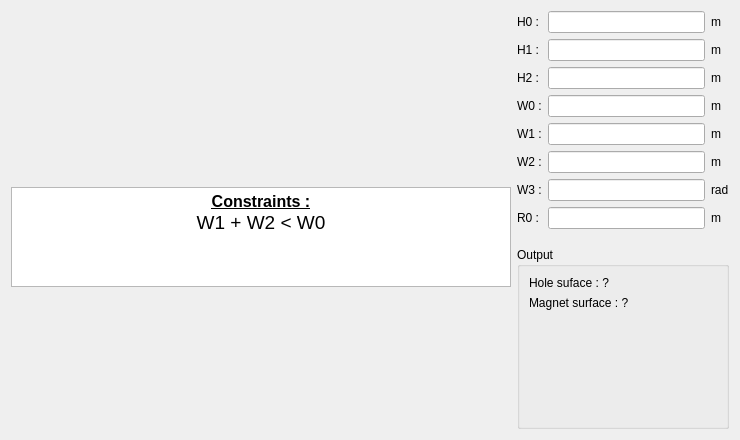
<?xml version="1.0" encoding="UTF-8"?>
<ui version="4.0">
 <class>PHoleM58</class>
 <widget class="QWidget" name="PHoleM58">
  <property name="geometry">
   <rect>
    <x>0</x>
    <y>0</y>
    <width>740</width>
    <height>440</height>
   </rect>
  </property>
  <property name="minimumSize">
   <size>
    <width>740</width>
    <height>440</height>
   </size>
  </property>
  <property name="maximumSize">
   <size>
    <width>16777215</width>
    <height>16777215</height>
   </size>
  </property>
  <property name="windowTitle">
   <string>Form</string>
  </property>
  <layout class="QHBoxLayout" name="horizontalLayout">
   <item>
    <layout class="QVBoxLayout" name="verticalLayout_3">
     <item>
      <widget class="QLabel" name="img_slot">
       <property name="sizePolicy">
        <sizepolicy hsizetype="Fixed" vsizetype="Fixed">
         <horstretch>0</horstretch>
         <verstretch>0</verstretch>
        </sizepolicy>
       </property>
       <property name="minimumSize">
        <size>
         <width>500</width>
         <height>170</height>
        </size>
       </property>
       <property name="maximumSize">
        <size>
         <width>500</width>
         <height>170</height>
        </size>
       </property>
       <property name="text">
        <string/>
       </property>
       <property name="pixmap">
        <pixmap resource="../../../../Resources/pyleecan.qrc">:/images/images/MachineSetup/WSlot/Slot_58.PNG</pixmap>
       </property>
       <property name="scaledContents">
        <bool>true</bool>
       </property>
      </widget>
     </item>
     <item>
      <widget class="QTextEdit" name="txt_constraint">
       <property name="sizePolicy">
        <sizepolicy hsizetype="Preferred" vsizetype="Fixed">
         <horstretch>0</horstretch>
         <verstretch>0</verstretch>
        </sizepolicy>
       </property>
       <property name="minimumSize">
        <size>
         <width>200</width>
         <height>0</height>
        </size>
       </property>
       <property name="maximumSize">
        <size>
         <width>16777215</width>
         <height>100</height>
        </size>
       </property>
       <property name="verticalScrollBarPolicy">
        <enum>Qt::ScrollBarAlwaysOff</enum>
       </property>
       <property name="html">
        <string>&lt;!DOCTYPE HTML PUBLIC &quot;-//W3C//DTD HTML 4.0//EN&quot; &quot;http://www.w3.org/TR/REC-html40/strict.dtd&quot;&gt;
&lt;html&gt;&lt;head&gt;&lt;meta name=&quot;qrichtext&quot; content=&quot;1&quot; /&gt;&lt;style type=&quot;text/css&quot;&gt;
p, li { white-space: pre-wrap; }
&lt;/style&gt;&lt;/head&gt;&lt;body style=&quot; font-family:'MS Shell Dlg 2'; font-size:8.25pt; font-weight:400; font-style:normal;&quot;&gt;
&lt;p align=&quot;center&quot; style=&quot; margin-top:0px; margin-bottom:0px; margin-left:0px; margin-right:0px; -qt-block-indent:0; text-indent:0px;&quot;&gt;&lt;span style=&quot; font-size:12pt; font-weight:600; text-decoration: underline;&quot;&gt;Constraints :&lt;/span&gt;&lt;/p&gt;
&lt;p align=&quot;center&quot; style=&quot; margin-top:0px; margin-bottom:0px; margin-left:0px; margin-right:0px; -qt-block-indent:0; text-indent:0px;&quot;&gt;&lt;span style=&quot; font-size:14pt;&quot;&gt;W1 + W2 &amp;lt; W0&lt;/span&gt;&lt;/p&gt;&lt;/body&gt;&lt;/html&gt;</string>
       </property>
       <property name="textInteractionFlags">
        <set>Qt::TextSelectableByKeyboard|Qt::TextSelectableByMouse</set>
       </property>
      </widget>
     </item>
     <item>
      <spacer name="verticalSpacer_2">
       <property name="orientation">
        <enum>Qt::Vertical</enum>
       </property>
       <property name="sizeHint" stdset="0">
        <size>
         <width>20</width>
         <height>40</height>
        </size>
       </property>
      </spacer>
     </item>
    </layout>
   </item>
   <item>
    <layout class="QVBoxLayout" name="verticalLayout_2">
     <item>
      <layout class="QGridLayout" name="gridLayout">
       <item row="0" column="0">
        <widget class="QLabel" name="in_H0">
         <property name="text">
          <string>H0 :</string>
         </property>
        </widget>
       </item>
       <item row="0" column="1">
        <widget class="FloatEdit" name="lf_H0"/>
       </item>
       <item row="7" column="2">
        <widget class="QLabel" name="unit_R0">
         <property name="text">
          <string>m</string>
         </property>
        </widget>
       </item>
       <item row="0" column="2">
        <widget class="QLabel" name="unit_H0">
         <property name="text">
          <string>m</string>
         </property>
        </widget>
       </item>
       <item row="5" column="2">
        <widget class="QLabel" name="unit_W2">
         <property name="text">
          <string>m</string>
         </property>
        </widget>
       </item>
       <item row="3" column="2">
        <widget class="QLabel" name="unit_W0">
         <property name="text">
          <string>m</string>
         </property>
        </widget>
       </item>
       <item row="4" column="2">
        <widget class="QLabel" name="unit_W1">
         <property name="text">
          <string>m</string>
         </property>
        </widget>
       </item>
       <item row="6" column="0">
        <widget class="QLabel" name="in_W3">
         <property name="text">
          <string>W3 :</string>
         </property>
        </widget>
       </item>
       <item row="3" column="1">
        <widget class="FloatEdit" name="lf_W0"/>
       </item>
       <item row="4" column="0">
        <widget class="QLabel" name="in_W1">
         <property name="text">
          <string>W1 :</string>
         </property>
        </widget>
       </item>
       <item row="5" column="0">
        <widget class="QLabel" name="in_W2">
         <property name="text">
          <string>W2 :</string>
         </property>
        </widget>
       </item>
       <item row="7" column="0">
        <widget class="QLabel" name="in_R0">
         <property name="text">
          <string>R0 :</string>
         </property>
        </widget>
       </item>
       <item row="4" column="1">
        <widget class="FloatEdit" name="lf_W1"/>
       </item>
       <item row="1" column="0">
        <widget class="QLabel" name="in_H1">
         <property name="text">
          <string>H1 :</string>
         </property>
        </widget>
       </item>
       <item row="2" column="0">
        <widget class="QLabel" name="in_H2">
         <property name="text">
          <string>H2 :</string>
         </property>
        </widget>
       </item>
       <item row="5" column="1">
        <widget class="FloatEdit" name="lf_W2"/>
       </item>
       <item row="3" column="0">
        <widget class="QLabel" name="in_W0">
         <property name="text">
          <string>W0 :</string>
         </property>
        </widget>
       </item>
       <item row="2" column="2">
        <widget class="QLabel" name="unit_H2">
         <property name="text">
          <string>m</string>
         </property>
        </widget>
       </item>
       <item row="6" column="1">
        <widget class="FloatEdit" name="lf_W3"/>
       </item>
       <item row="7" column="1">
        <widget class="FloatEdit" name="lf_R0">
         <property name="text">
          <string/>
         </property>
        </widget>
       </item>
       <item row="1" column="1">
        <widget class="FloatEdit" name="lf_H1"/>
       </item>
       <item row="2" column="1">
        <widget class="FloatEdit" name="lf_H2"/>
       </item>
       <item row="1" column="2">
        <widget class="QLabel" name="unit_H1">
         <property name="text">
          <string>m</string>
         </property>
        </widget>
       </item>
       <item row="6" column="2">
        <widget class="QLabel" name="unit_W3">
         <property name="text">
          <string>rad</string>
         </property>
        </widget>
       </item>
      </layout>
     </item>
     <item>
      <widget class="WMatSelect" name="w_mat_0" native="true">
       <property name="minimumSize">
        <size>
         <width>100</width>
         <height>0</height>
        </size>
       </property>
      </widget>
     </item>
     <item>
      <widget class="WMatSelect" name="w_mat_1" native="true">
       <property name="minimumSize">
        <size>
         <width>100</width>
         <height>0</height>
        </size>
       </property>
      </widget>
     </item>
     <item>
      <widget class="QGroupBox" name="g_output">
       <property name="minimumSize">
        <size>
         <width>200</width>
         <height>0</height>
        </size>
       </property>
       <property name="title">
        <string>Output</string>
       </property>
       <layout class="QVBoxLayout" name="verticalLayout">
        <item>
         <widget class="QLabel" name="out_slot_surface">
          <property name="text">
           <string>Hole suface : ?</string>
          </property>
         </widget>
        </item>
        <item>
         <widget class="QLabel" name="out_magnet_surface">
          <property name="text">
           <string>Magnet surface : ?</string>
          </property>
         </widget>
        </item>
        <item>
         <spacer name="verticalSpacer">
          <property name="orientation">
           <enum>Qt::Vertical</enum>
          </property>
          <property name="sizeHint" stdset="0">
           <size>
            <width>20</width>
            <height>40</height>
           </size>
          </property>
         </spacer>
        </item>
       </layout>
      </widget>
     </item>
    </layout>
   </item>
  </layout>
 </widget>
 <customwidgets>
  <customwidget>
   <class>FloatEdit</class>
   <extends>QLineEdit</extends>
   <header>pyleecan/GUI/Tools/FloatEdit.h</header>
  </customwidget>
  <customwidget>
   <class>WMatSelect</class>
   <extends>QWidget</extends>
   <header>pyleecan.GUI.Dialog.DMatLib.WMatSelect.WMatSelect.h</header>
   <container>1</container>
  </customwidget>
 </customwidgets>
 <tabstops>
  <tabstop>lf_H0</tabstop>
  <tabstop>lf_H1</tabstop>
  <tabstop>lf_H2</tabstop>
  <tabstop>lf_W0</tabstop>
  <tabstop>lf_W1</tabstop>
  <tabstop>lf_W2</tabstop>
  <tabstop>lf_W3</tabstop>
  <tabstop>lf_R0</tabstop>
  <tabstop>txt_constraint</tabstop>
 </tabstops>
 <resources>
  <include location="../../../../Resources/pyleecan.qrc"/>
  <include location="../../../../Resources/pyleecan.qrc"/>
 </resources>
 <connections/>
</ui>
